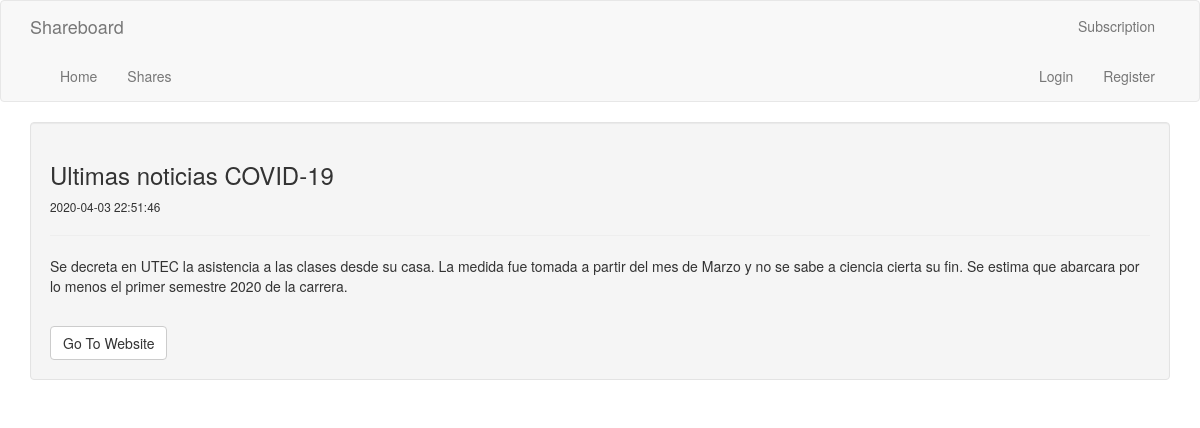
Screenshot of /shares with the database file from the repository.
### tables this page shows
CREATE TABLE `shares` (
  `id` int(11) NOT NULL,
  `user_id` int(11) NOT NULL,
  `title` varchar(255) NOT NULL,
  `body` text NOT NULL,
  `link` varchar(255) NOT NULL,
  `create_date` timestamp NOT NULL DEFAULT CURRENT_TIMESTAMP
);

### classes/Bootstrap.php (called while the page is built)
<?php
class Bootstrap{
	private $controller;
	private $action;
	private $request;
	public function __construct($request){
		$this->request = $request;
		if($this->request['controller'] == ""){
			$this->controller = 'home';
		} else {
			$this->controller = $this->request['controller'];
		}
		if($this->request['action'] == ""){
			$this->action = 'index';
		} else {
			$this->action = $this->request['action'];
		}
	}
	public function createController(){
		if(class_exists($this->controller)){
			$parents = class_parents($this->controller);
			if(in_array("Controller", $parents)){
				if(method_exists($this->controller, $this->action)){
					return new $this->controller($this->action, $this->request);
				} else {
					echo '<h1>Method does not exist</h1>';
					return;
				}
			} else {
				echo '<h1>Base controller not found</h1>';
				return;
			}
		} else {
			echo '<h1>Controller class does not exist</h1>';
			return;
		}
	}
}

### controllers/shares.php (called while the page is built, shortened)
<?php
class Shares extends Controller{
	protected function index(){
		$viewmodel = new ShareModel();
		$this->returnView($viewmodel->index(), true);
	}
}

### classes/Model.php (called while the page is built, shortened)
<?php
abstract class Model{
	protected $dbh;
	protected $stmt;
	public function __construct(){
		$this->dbh = new PDO("mysql:host=".DB_HOST.";dbname=".DB_NAME, DB_USER);
	}
	public function query($query){
		$this->stmt = $this->dbh->prepare($query);
	}
	public function execute(){
		$this->stmt->execute();
	}
	public function resultSet(){
		$this->execute();
		return $this->stmt->fetchAll(PDO::FETCH_ASSOC);
	}
}

### models/share.php (called while the page is built, shortened)
<?php
class ShareModel extends Model{
	public function index(){
		$this->query('SELECT * FROM shares ORDER BY create_date DESC');
		$rows = $this->resultSet();
		return $rows;
	}
}

### views/shares/index.php (the view, shortened to what this page needs)
<div>
	<?php foreach($viewmodel as $item) : ?>
		<div class="well">
			<h3><?php echo $item['title']; ?></h3>
			<small><?php echo $item['create_date']; ?></small>
			<hr />
			<p><?php echo $item['body']; ?></p>
			<br />
			<a class="btn btn-default" href="<?php echo $item['link']; ?>" target="_blank">Go To Website</a>
		</div>
	<?php endforeach; ?>
</div>

### index.php (shortened to what this page needs)
<?php
require('classes/Bootstrap.php');
require('classes/Controller.php');
require('classes/Model.php');
require('controllers/shares.php');
require('models/share.php');
$bootstrap = new Bootstrap($_GET);
$controller = $bootstrap->createController();
if($controller){
	$controller->executeAction();
}

### classes/Controller.php (shortened to what this page needs)
<?php
abstract class Controller{
	protected $action;
	public function __construct($action, $request){
		$this->action = $action;
	}
	public function executeAction(){
		return $this->{$this->action}();
	}
	protected function returnView($viewmodel, $fullview){
		$view = 'views/'. get_class($this). '/' . $this->action. '.php';
		if($fullview){
			require('views/main.php');
		} else {
			require($view);
		}
	}
}

### views/main.php (shortened to what this page needs)
<html>
<head>
	<link rel="stylesheet" href="<?php echo ROOT_PATH; ?>assets/css/bootstrap.css">
	<link rel="stylesheet" href="<?php echo ROOT_PATH; ?>assets/css/style.css">
</head>
<body>
	<nav class="navbar navbar-default">
      <div class="container">
        <div class="navbar-header">
          <a class="navbar-brand" href="<?php echo ROOT_URL; ?>">Shareboard</a>
        </div>
        <div id="navbar" class="collapse navbar-collapse">
          <ul class="nav navbar-nav navbar-right">
          <li><a href="<?php echo ROOT_URL; ?>users/Subscripcions">Subscription</a></li>
          </ul>
        </div>
        <div id="navbar" class="collapse navbar-collapse">
          <ul class="nav navbar-nav">
            <li><a href="<?php echo ROOT_URL; ?>">Home</a></li>
            <li><a href="<?php echo ROOT_URL; ?>shares">Shares</a></li>
          </ul>
          <ul class="nav navbar-nav navbar-right">
            <?php if(isset($_SESSION['is_logged_in'])) : ?>
            <li><a href="<?php echo ROOT_URL; ?>">Welcome <?php echo $_SESSION['user_data']['name']; ?></a></li>
            <li><a href="<?php echo ROOT_URL; ?>users/logout">Logout</a></li>
          <?php else : ?>
            <li><a href="<?php echo ROOT_URL; ?>users/login">Login</a></li>
            <li><a href="<?php echo ROOT_URL; ?>users/register">Register</a></li>
          <?php endif; ?>
          </ul>
        </div>
      </div>
    </nav>
    <div class="container">
     <div class"=row">
     	<?php require($view); ?>
     </div>
    </div>
</body>
</html>

### rows the page displays
shares: title "Ultimas noticias COVID-19", create_date "2020-04-03 22:51:46", body "Se decreta en UTEC la asistencia a las clases desde su casa. La medida fue tomada a partir del mes de Marzo y no se sabe a ciencia cierta su fin. Se estima que abarcara por lo menos el primer semestre 2020 de la carrera."
